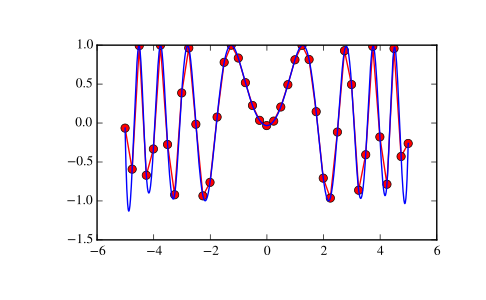

Write Python code to recreate this figure.
# Construct a 2-D grid and interpolate on it:

from scipy import interpolate
x = np.arange(-5.01, 5.01, 0.25)
y = np.arange(-5.01, 5.01, 0.25)
xx, yy = np.meshgrid(x, y)
z = np.sin(xx**2+yy**2)
f = interpolate.interp2d(x, y, z, kind='cubic')

# Now use the obtained interpolation function and plot the result:

import matplotlib.pyplot as plt
xnew = np.arange(-5.01, 5.01, 1e-2)
ynew = np.arange(-5.01, 5.01, 1e-2)
znew = f(xnew, ynew)
plt.plot(x, z[0, :], 'ro-', xnew, znew[0, :], 'b-')
plt.show()
